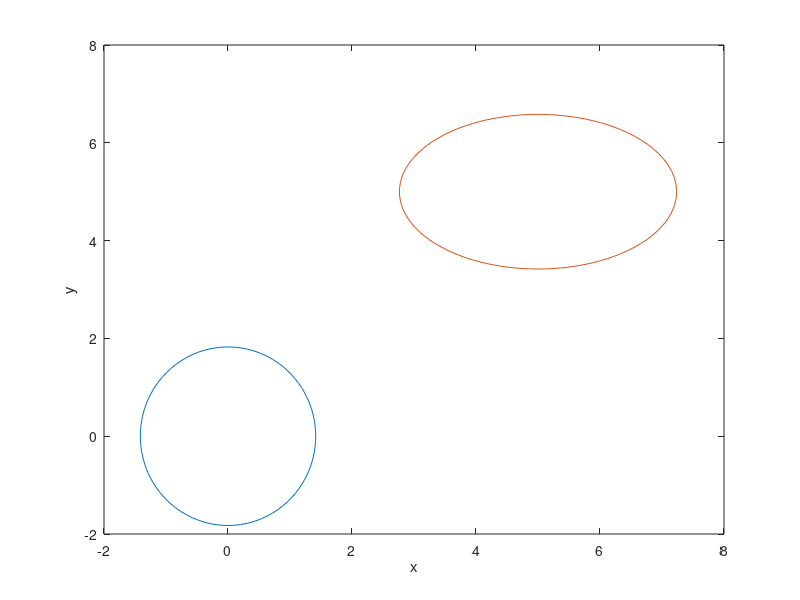

Write the MATLAB code that produced this figure. (Note: this script raises an error after producing the figure.)
% ellipse_min.m
% This MATLAB program finds the two nearest points on
% two 2-D ellipses.
% K. Beers. MIT ChE. 8/12/03

function iflag_main = ellipse_min();

iflag_main = 0;

% set the ellipse properties
Ell.rc1 = [0; 0];
Ell.rc2 = [5; 5];
Ell.a1 = 0.5; Ell.b1 = 0.3;
Ell.a2 = 0.2; Ell.b2 = 0.4;

% make figure showing ellipses
theta = linspace(0,2*pi,100);
% ellipse 1
v = Ell.a1.*(cos(theta).^2) + Ell.b1.*(sin(theta).^2);
v = sqrt(1./v);
v_x1 = Ell.rc1(1) + v.*cos(theta);
v_y1 = Ell.rc1(1) + v.*sin(theta);
figure; plot(v_x1,v_y1); 
xlabel('x'); ylabel('y'); hold on;
% ellipse 2
v = Ell.a2.*(cos(theta).^2) + Ell.b2.*(sin(theta).^2);
v = sqrt(1./v);
v_x2 = Ell.rc2(1) + v.*cos(theta);
v_y2 = Ell.rc2(1) + v.*sin(theta);
plot(v_x2,v_y2);

% make initial guess ellipse centers
x0 = zeros(4,1);
x0(1) = Ell.rc1(1); x0(2) = Ell.rc1(2);
x0(3) = Ell.rc2(1); x0(4) = Ell.rc2(2);

% make initial multiplier guesses zero
lambda = zeros(2,1);

% set initial quadratic penalty strength
mu = 1;

% begin multiplier iterations
for iter_mult = 1:100
    
    lambda_old = lambda;
    
    % minimize augmented Lagrangian using
    % unconstrained method
    Options = optimset('Display','off');
    [x,F] = fminunc(@ellipse_min_LA,x0,Options,lambda,mu,Ell);
    x1=x(1); y1=x(2); x2=x(3); y2=x(4);
    
    % plot unconstrained min. on figure
    plot(x1,y1,'o'); plot(x2,y2,'d');
    
    % update Lagrange multipliers
    g = zeros(2,1);
    g(1) = Ell.a1*(x1-Ell.rc1(1))^2 + Ell.b1*(y1-Ell.rc1(2))^2 - 1;
    lambda(1) = lambda(1) - g(1)/mu;
    g(2) = Ell.a2*(x2-Ell.rc2(1))^2 + Ell.b2*(y2-Ell.rc2(2))^2 - 1;
    lambda(2) = lambda(2) - g(2)/mu;
    
    % increase quadratic penalty strength
    mu = mu/2;
    
    % check for convergence
    delta_lambda = lambda_old - lambda;
    if(dot(delta_lambda,delta_lambda) < 1e-6)
        line([x1;x2],[y1;y2]);
        iflag_main = 1;
        break;
    end
end

iflag_main = 0;
return;


% This routine computes the value of the augmented Lagrangian.
function [LA,iflag] = ellipse_min_LA(x,lambda,mu,Ell);
iflag = 0;

x1=x(1); y1=x(2); x2=x(3); y2=x(4);
% compute cost function
F = (x1-x2)^2 + (y1-y2)^2;
% compute equality functions
g = zeros(2,1);
g(1) = Ell.a1*(x1-Ell.rc1(1))^2 + Ell.b1*(y1-Ell.rc1(2))^2 - 1;
g(2) = Ell.a2*(x2-Ell.rc2(1))^2 + Ell.b2*(y2-Ell.rc2(2))^2 - 1;
% compute augmented Lagrangian
LA = F - dot(lambda,g) + (dot(g,g))/(2*mu);

iflag = 1;
return;
